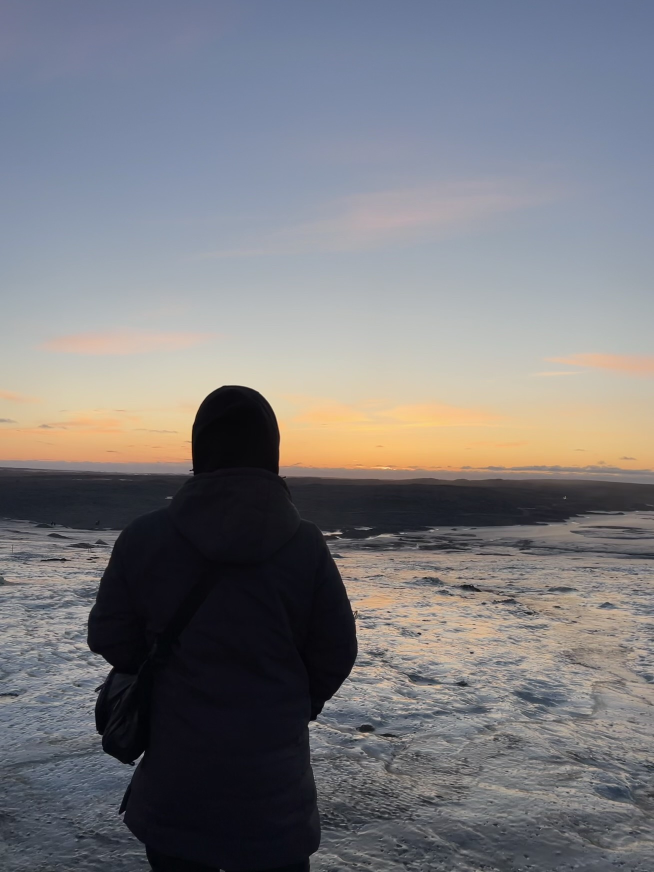
#> input picture transfer_style_module/original.jpg, 1308 x 1744 px, found by its file name (shown at 1/2 size); the run also reads 1 picture not shown here
$ jupyter execute create_mask.ipynb
#> lines starting #> are read from the running program, lines starting #| are printed output that depends on the picture; after the words box and inside, x2 and y2 are one past the last pixel; in counts of white or black regions, pixels touching at a corner belong together
[cell 1]
from PIL import Image
import numpy as np
import os

# Load the original image and the segmented object
original_image_path = './2023CV-master/original.jpg'
segmented_object_path = './2023CV-master/bag.jpg'

original_image = Image.open(original_image_path)
#> original_image is the input picture: PIL image 1308x1744 RGB; mean R, G, B 121.5, 121.3, 125.5
segmented_object = Image.open(segmented_object_path)

# Convert the segmented object image to a binary mask
# Assuming the background is black and the object is white
segmented_mask = segmented_object.convert('L')  # Convert to grayscale
threshold = 1  # Pixels value above this threshold will be considered part of the mask
binary_mask = segmented_mask.point(lambda p: p > threshold and 255)
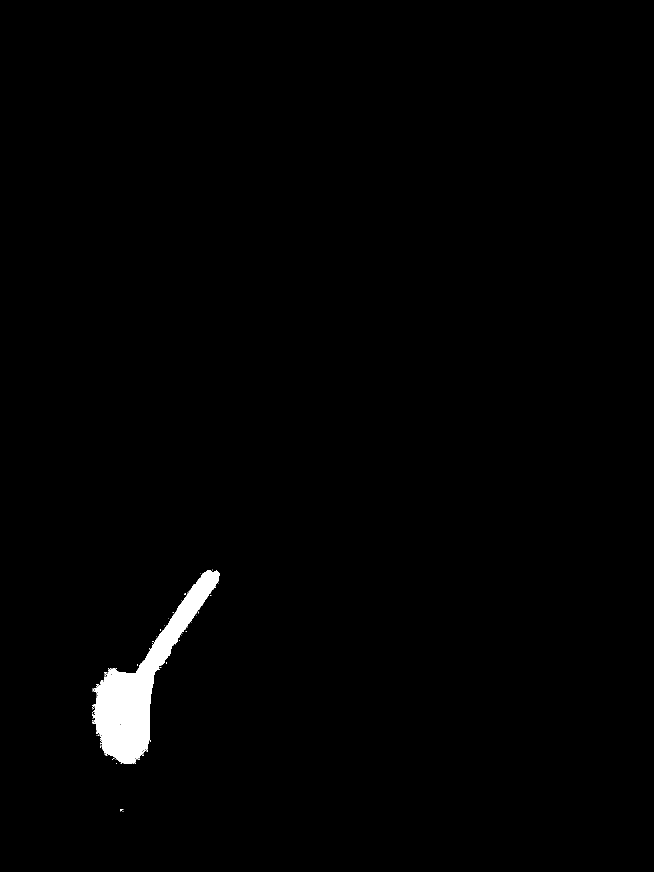
#> binary_mask: PIL image 1308x1744 L (shown at 1/2 size); 1.2% white; 77 white regions (76 under 20 px), largest, box (x1, y1, x2, y2) and area: (185, 1141, 440, 1528) 26226

# For visualization, let's display the original image, the segmented object, and the binary mask
binary_mask_image = Image.fromarray(np.array(binary_mask))

# Saving the binary mask for user's reference
binary_mask_image_path = './binary_mask_image.png'
binary_mask_image.save(binary_mask_image_path)

# Display the file paths to download or check the images
original_image_path, segmented_object_path, binary_mask_image_path

[cell 2]
import os
print(os.getcwd())

[cell 3]
# We have already run the style transfer and have the resulting image
# For example, the style-transferred image is saved as "out.jpg"
styled_image_path = "./2023CV-master/object_transfered/out.png"

# Load the style transferred image
styled_image = Image.open(styled_image_path)
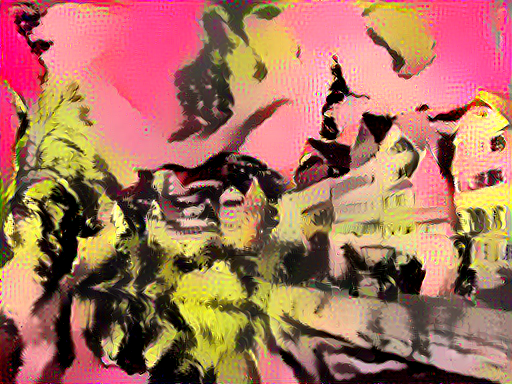
#> input picture transfer_style_module/object_transfered/out.png, 512 x 384 px, found by its file name
#> styled_image is the input picture: PIL image 512x384 RGB; mean R, G, B 168.6, 114, 94.3

# Load the binary mask created previously
# Assuming it's saved as "binary_mask_image.png"
binary_mask_path = './binary_mask_image.png'
binary_mask = Image.open(binary_mask_path)

# Load the original content image
original_image_path = './2023CV-master/original.jpg'
original_image = Image.open(original_image_path)

# Make sure all images are the same size
binary_mask = binary_mask.resize(original_image.size)
styled_image = styled_image.resize(original_image.size)
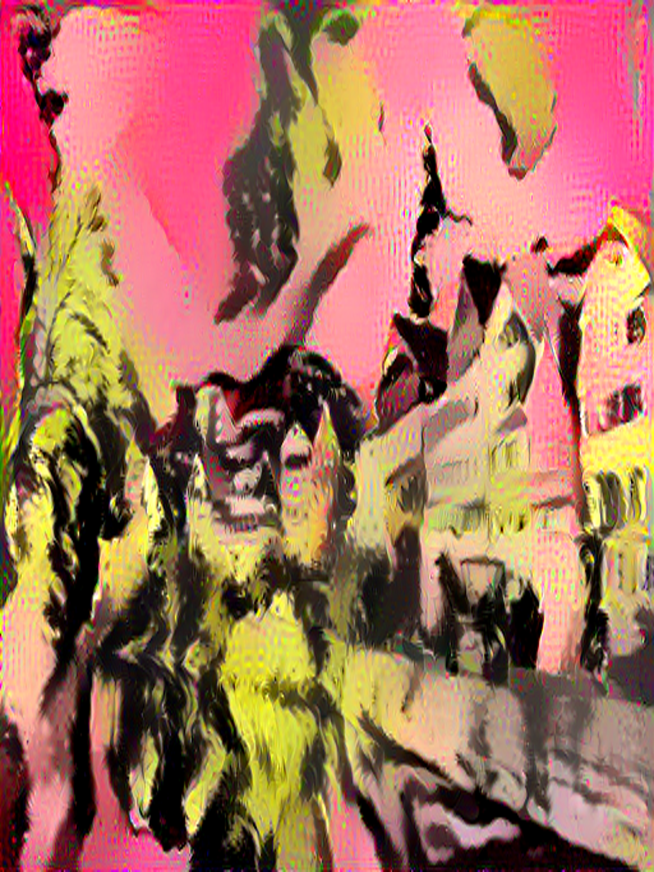
#> styled_image: PIL image 1308x1744 RGB (shown at 1/2 size); mean R, G, B 168.6, 114.1, 94.4

# Convert binary mask to boolean mask
binary_mask_array = np.array(binary_mask)
boolean_mask = binary_mask_array > 128  # Assuming mask is 255 for object, 0 for background

# Prepare an empty canvas with the same size as the original image
final_image = Image.new("RGB", original_image.size)
#> final_image: PIL image 1308x1744 RGB; every value is 0

# Split the images into channels for processing
r_s, g_s, b_s = styled_image.split()
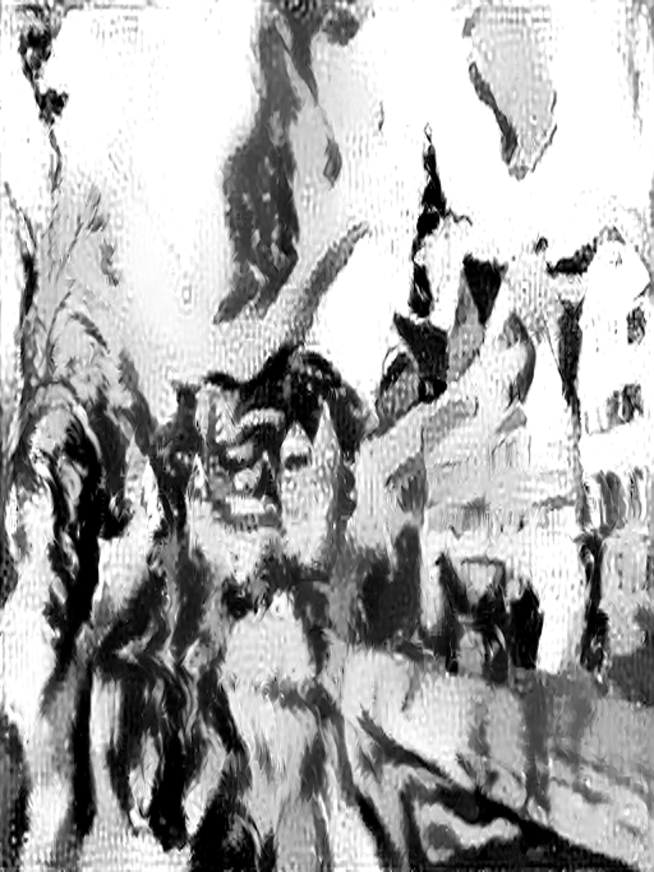
#> r_s: PIL image 1308x1744 L (shown at 1/2 size); min 0, max 255, mean 168.6
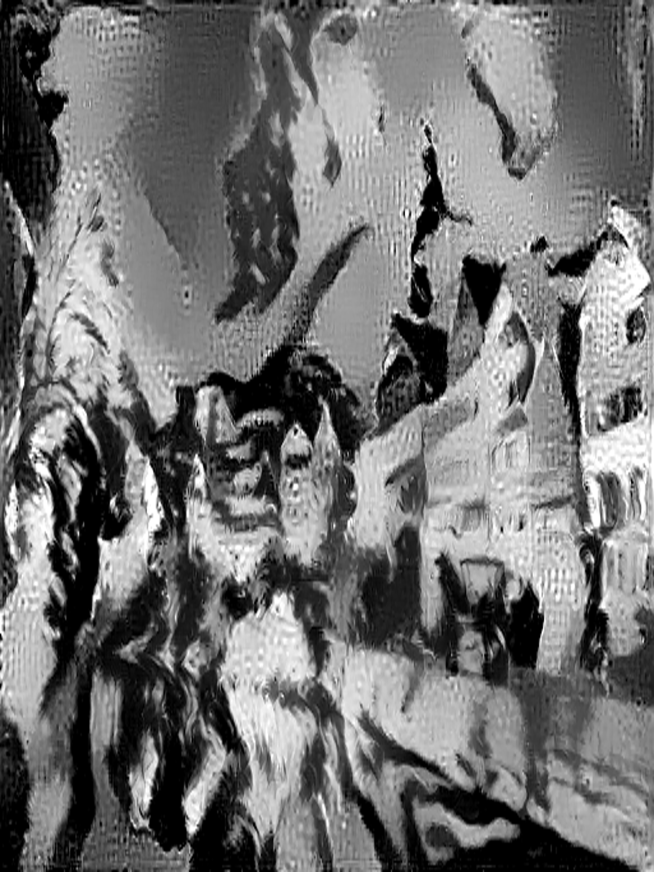
#> g_s: PIL image 1308x1744 L (shown at 1/2 size); min 0, max 255, mean 114.1
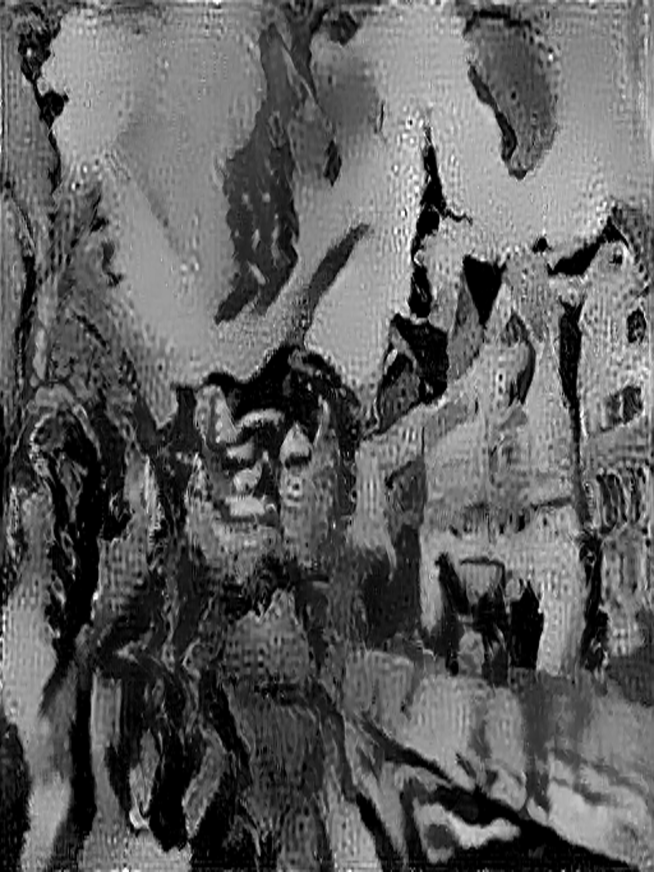
#> b_s: PIL image 1308x1744 L (shown at 1/2 size); min 0, max 255, mean 94.4
r_o, g_o, b_o = original_image.split()
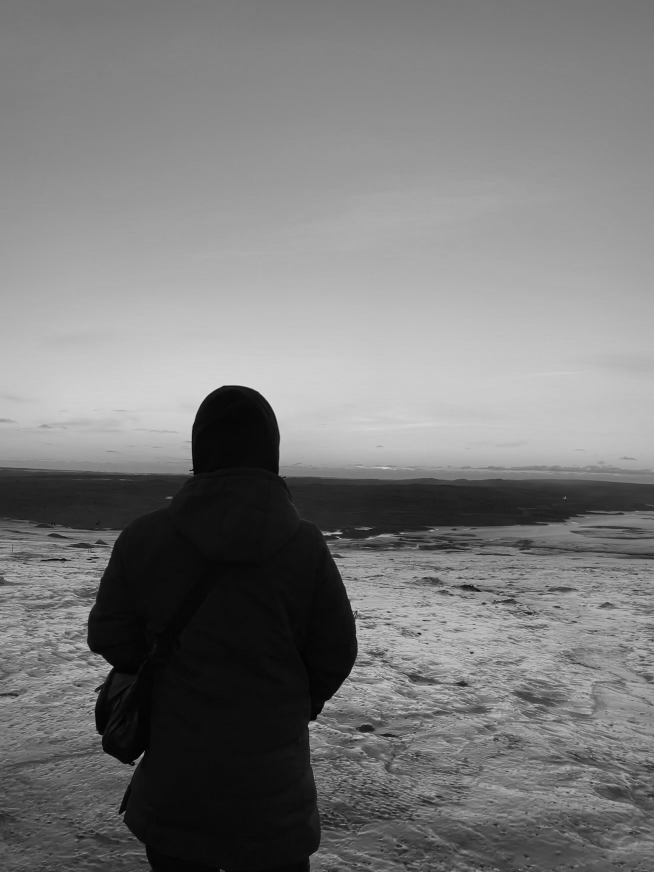
#> g_o: PIL image 1308x1744 L (shown at 1/2 size); min 0, max 234, mean 121.3
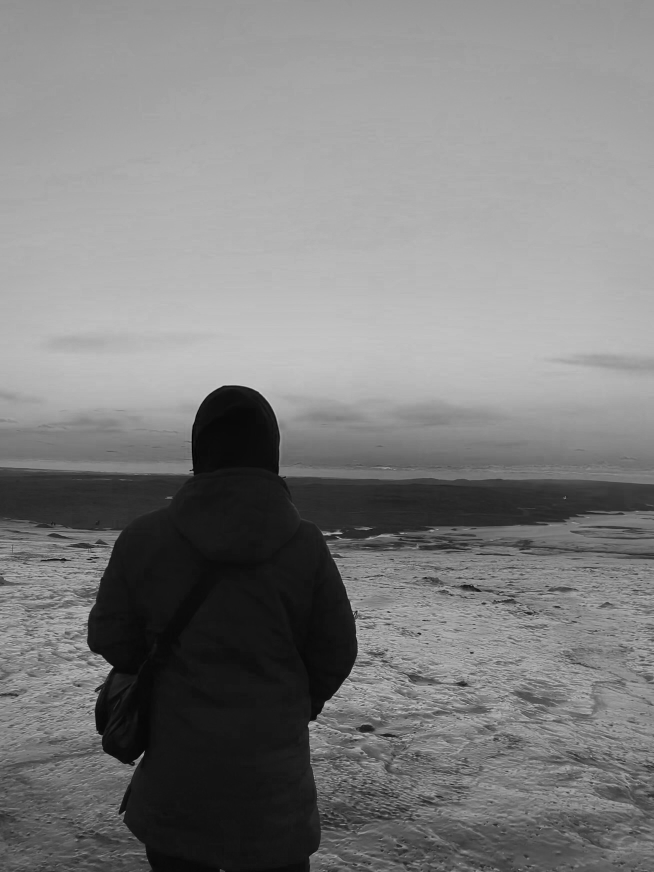
#> b_o: PIL image 1308x1744 L (shown at 1/2 size); min 0, max 221, mean 125.5

# Apply the boolean mask to each channel
r = np.where(boolean_mask, r_s, r_o)
g = np.where(boolean_mask, g_s, g_o)
b = np.where(boolean_mask, b_s, b_o)

# Merge the channels back
final_image = Image.merge("RGB", (Image.fromarray(r), Image.fromarray(g), Image.fromarray(b)))

# Save the final image
final_image_path = './final_output.jpg'
final_image.save(final_image_path)

# Now the final_image in my application
print(f"Final image with style transferred only to the segmented object is saved as {final_image_path}")
